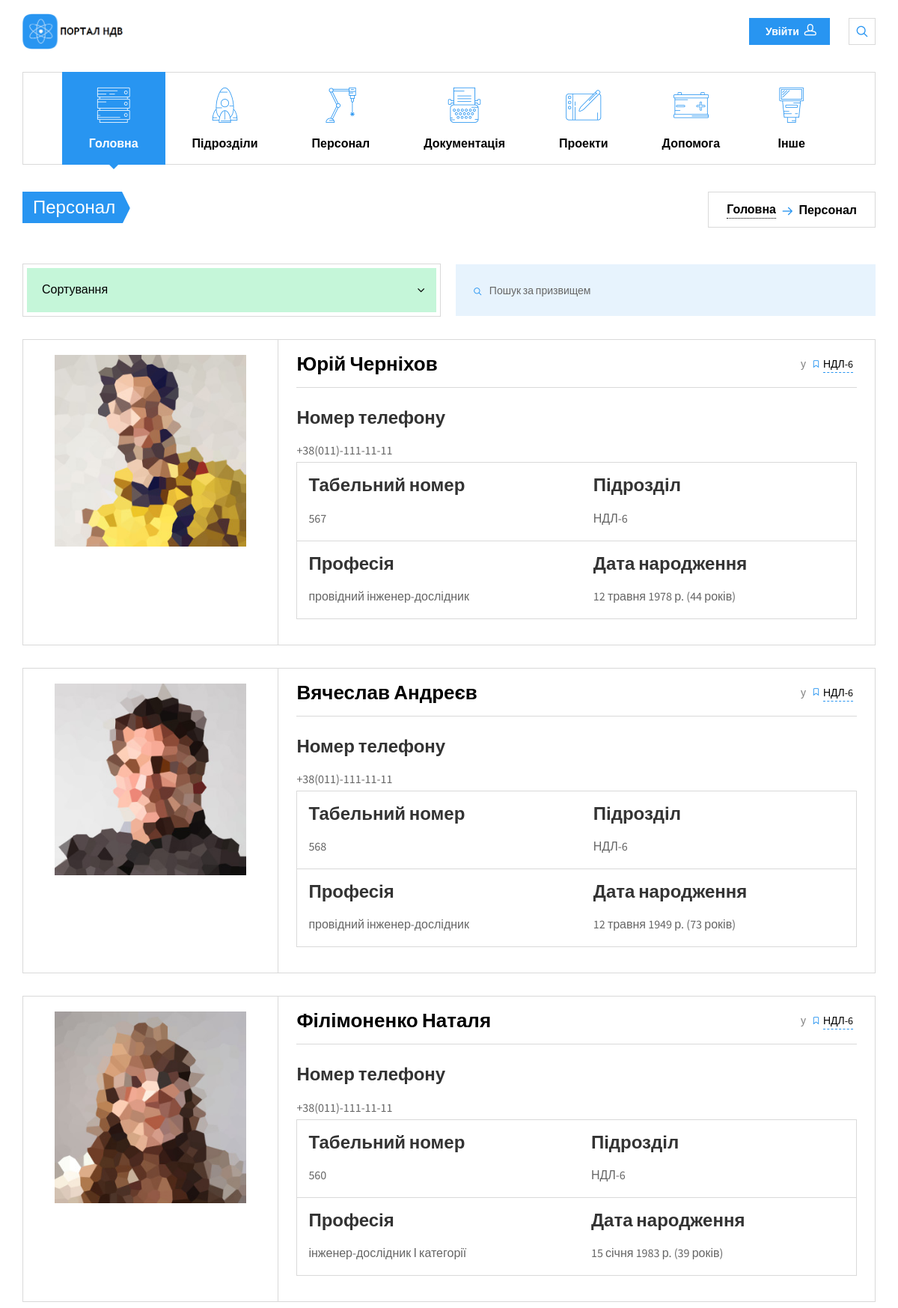
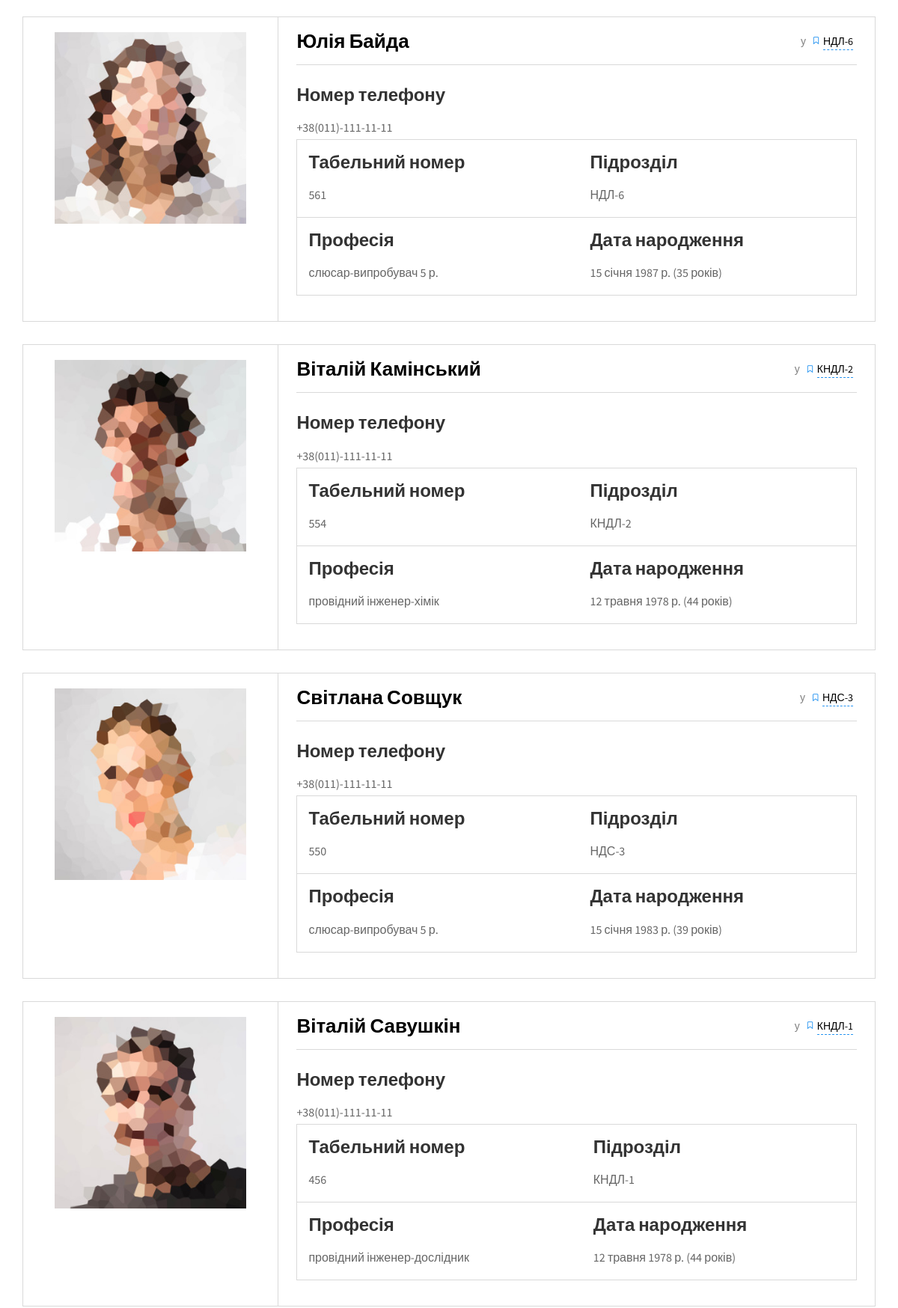
Page /staff/ (upper part) on the committed database (2 pictures, top to bottom).
### nio_app/models.py (models this page shows, shortened)
class Main(models.Model):
    name = models.CharField(max_length=200, help_text='не більше ніж 200 символів',
                            verbose_name='Назва підрозділу')
    abr = models.CharField(max_length=10, help_text='не більше ніж 10 символів',
                           verbose_name='Абрівіатура підрозділу')
    slug = models.SlugField(max_length=200, unique=True, verbose_name='URL', db_index=True)
    divisions = models.ManyToManyField('Divisions', verbose_name='Підрозділи')
    description = models.TextField(max_length=5000, help_text='Введіть короткий опис підрозділу',
                                   verbose_name='Опис підрозділу')
    num_staff = models.IntegerField(verbose_name='Кількість персоналу', null=True, blank=True)
    num_projects = models.IntegerField(verbose_name='Кількість проектів', null=True, blank=True)
    num_docs = models.IntegerField(verbose_name='Загальна кількість документації', null=True, blank=True)
    boss = models.CharField(max_length=200, help_text='не більше ніж 200 символів',
                            verbose_name='ПІБ керівника')
    photo = models.ImageField(upload_to="workers_foto/", verbose_name="Фото")
    objects = models.Manager()
    def staff(self):
        num = 0
        for d in self.divisions.all():
            if d.num_staff:
                num += d.num_staff
                self.num_staff = num
            else:
                self.num_staff = 0
        return self.num_staff
    staff.short_description = 'Загальна кількість персоналу'
    class Meta:
        verbose_name = 'Загальна інфо'
        verbose_name_plural = 'Загальна інфо'

class Staff(models.Model):
    fio = models.CharField(max_length=100, help_text='не більше ніж 100 символів',
                           verbose_name='ПІБ')
    slug = models.SlugField(max_length=100, unique=True, verbose_name='URL', db_index=True)
    div = models.ForeignKey(Divisions, on_delete=models.SET_NULL, verbose_name='Підрозділ', null=True)
    tabel = models.CharField(max_length=5, help_text='не більше ніж 5 символів', verbose_name='Табельный номер',
                             unique=True)
    prof = models.CharField(max_length=100, help_text='не більше ніж 100 символів',
                            verbose_name='Посада')
    oklad = models.IntegerField(verbose_name='Оклад')
    birthday = models.DateField(verbose_name="Дата народження", blank=True)
    phone = models.CharField(max_length=18, help_text='формат +38(ХХХ)-ХХХ-ХХ-ХХ',
                             verbose_name='Номер телефону')
    adress = models.CharField(max_length=100, help_text='формат пр/вул/провулок ХХХХХ д.ХХ кв.ХХ',
                              verbose_name='Домашня адреса')
    photo = models.ImageField(upload_to="workers_foto/", verbose_name="Фото")
    objects = models.Manager()
    class Meta:
        verbose_name = 'Персонал'
        verbose_name_plural = 'Персонал'

class Divisions(models.Model):
    name = models.CharField(max_length=200, help_text='не більше ніж 200 символів',
                            verbose_name='Назва підрозділу')
    abr = models.CharField(max_length=10, help_text='не більше ніж 10 символів',
                           verbose_name='Абрівіатура підрозділу')
    slug = models.SlugField(max_length=200, unique=True, verbose_name='URL', db_index=True)
    description = models.TextField(max_length=5000, help_text='Введіть короткий опис підрозділу',
                                   verbose_name='Опис підрозділу')
    num_staff = models.IntegerField(verbose_name='Кількість персоналу', null=True, blank=True, default=0)
    num_projects = models.IntegerField(verbose_name='Кількість проектів', null=True)
    num_docs = models.IntegerField(verbose_name='Загальна кількість документації', null=True)
    locs = models.ManyToManyField('Location', verbose_name='Розміщення')
    coops = models.ManyToManyField('Cooperation', verbose_name='Підрозділи взаємодії')
    theses = models.ManyToManyField('Theses', verbose_name='Тези')
    boss = models.CharField(max_length=200, help_text='не більше ніж 200 символів',
                            verbose_name='ПІБ керівника', null=True, blank=True)
    photo_boss = models.ImageField(upload_to="boss_foto/", verbose_name="Фото")
    photo_1 = models.ImageField(upload_to="theses/", verbose_name="Фото підрозділу", null=True)
    photo_2 = models.ImageField(upload_to="theses/", verbose_name="Фото підрозділу", blank=True, null=True)
    photo_3 = models.ImageField(upload_to="theses/", verbose_name="Фото підрозділу", blank=True, null=True)
    photo_4 = models.ImageField(upload_to="theses/", verbose_name="Фото підрозділу", blank=True, null=True)
    photo_5 = models.ImageField(upload_to="theses/", verbose_name="Фото підрозділу", blank=True, null=True)
    objects = models.Manager()
    __original_name = None
    def __init__(self, *args, **kwargs):
        super().__init__(*args, **kwargs)
        self.__original_name = self.name
    class Meta:
        verbose_name = 'Підрозділи'
        verbose_name_plural = 'Підрозділи'
        ordering = ['name']
    def __str__(self):
        return self.abr

### nio_app/views.py (the view, shortened to what this page needs)
# urls.py: path('staff/', StaffList.as_view(), name='staff'),
class StaffList(ListView):
    model = Staff
    template_name = 'nio_app/staff.html'
    def get_context_data(self, *, object_list=None, **kwargs):
        context = super().get_context_data(object_list=None, **kwargs)
        context.update(CONTEXT)
        context['staff_all'] = Staff.objects.all().count()
        return context

### nio_app/templates/nio_app/staff.html (shortened to what this page needs)
{% extends 'nio_app/base_portal.html' %}
{% load static %}
{% block content %}
<section class="page-title">
  <div class="container">
    <div class="inner">
      <div class="column">
        <div class="title">
          <h1>Персонал</h1>
        </div>
      </div>
      <div class="column">
        <div class="breadcrumbs">
          <a href="{% url 'nio_app:index_portal' %}">Головна</a>
          <span class="delimiter"><i class="icon-arrow-right"></i></span>
          <span>Персонал</span>
        </div>
      </div>
    </div>
  </div>
</section>
<section class="container">
  <div class="shop-filters-wrap">
    <div class="shop-filters">
      <div class="inner">
        <div class="shop-filter">
          <div class="shop-filter-dropdown">
            <span>Сортування</span>
          </div>
        </div>
      </div>
    </div>
    <div class="shop-search">
      <div class="widget widget_search">
        <form method="post" class="search-box">
          <input type="text" class="form-control" placeholder="Пошук за призвищем">
          <button type="submit"><i class="icon-search"></i></button>
        </form>
      </div>
    </div>
  </div>
  {% for s in staff %}
  <div class="shop-tile">
    <a href="#" class="thumbnail">
      <img src="{{s.photo.url}}" alt="Photo">
    </a>
    <div class="description">
      <div class="shop-meta">
        <div class="column">
          <span class="price">{{s.fio}}</span>
        </div>
        <div class="column">
          <span class="hidden-xs">у</span>
          <span id="div">
            <i class="icon-ribbon hidden-xs"></i>
            <a href="{% url 'nio_app:division' s.div.slug %}">{{s.div.abr}}</a>
          </span>
        </div>
      </div>
      <table>
        <tr>
          <td>
            <h6 class="shop-title">Табельний номер</h6>
            <p style="margin:0 0 4px">{{s.tabel}}</p>
          </td>
          <td>
            <h6 class="shop-title">Підрозділ</h6>
            <p style="margin:0 0 4px">{{s.div.abr}}</p>
          </td>
        </tr>
         <tr>
          <td>
            <h6 class="shop-title">Професія</h6>
           <p style="margin:0 0 4px">{{s.prof}}</p>
          </td>
          <td>
            <h6 class="shop-title">Дата народження</h6>
            <p style="margin:0 0 4px">{{s.birthday}} <span class="text-gray">({{s.birthday|timesince|slice:":2"}} років)</span></p>
          </td>
        </tr>
        <tr>
        <h4 class="shop-title">Номер телефону</h4>
        <p style="margin:0 0 4px">{{s.phone}}</p>
        </tr>
      </table>
    </div>
  </div>
  {% endfor %}
</section>
{% endblock content %}

### nio_app/templates/nio_app/include/header.html (shortened to what this page needs)
{% load static %}
<header class="navbar navbar-sticky">
  <div class="topbar">
    <div class="container">
      <a href="{% url 'nio_app:index_portal' %}" class="site-logo">
        <img src="{% static 'nio_app/img/logo.png' %}" alt="Портал НДВ">
      </a>
      <div class="toolbar">
        <a href="#" class="btn btn-sm btn-default btn-icon-right waves-effect waves-light" data-toggle="modal" data-target="#loginModal">Увійти<i class="icon-head"></i></a>
        <div class="search-btn">
          <i class="icon-search"></i>
        </div>
      </div>
    </div>
  </div>
  {% for m in main %}
  <div class="container">
    <nav class="main-navigation">
      <ul class="menu">
        <li class="current-menu-item menu-item-has-children">
          <a href="#"><i class="flaticon-technology46"></i>Головна</a>
        </li>
        <li class="menu-item-has-children">
          <a href="#"><i class="flaticon-space-ship2"></i>Підрозділи</a>
        </li>
        <li class="menu-item-has-children">
          <a href="#"><i class="flaticon-technological"></i>Персонал</a>
        </li>
        <li class="menu-item-has-children">
          <a href="#"><i class="flaticon-writing50"></i>Документація</a>
        </li>
        <li class="menu-item-has-children">
          <a href="#"><i class="flaticon-drawing33"></i>Проекти</a>
        </li>
        <li class="menu-item-has-children">
          <a href="#"><i class="flaticon-positive"></i>Допомога</a>
        </li>
        <li class="menu-item-has-children">
          <a href="#"><i class="flaticon-light129"></i>Інше</a>
        </li>
      </ul>
    </nav>
  </div>
  {% endfor %}
</header>

### rows in the picture
Staff: photo (picture), fio "Юрій Черніхов", div.abr "НДЛ-6", tabel "567", prof "провідний інженер-дослідник", birthday "12 травня 1978 р.", birthday "44", phone "+38(011)-111-11-11"
Staff: photo (picture), fio "Вячеслав Андреєв", div.abr "НДЛ-6", tabel "568", prof "провідний інженер-дослідник", birthday "12 травня 1949 р.", birthday "73", phone "+38(011)-111-11-11"
Staff: photo (picture), fio "Філімоненко Наталя", div.abr "НДЛ-6", tabel "560", prof "інженер-дослідник І категорії", birthday "15 січня 1983 р.", birthday "39", phone "+38(011)-111-11-11"
Staff: photo (picture), fio "Юлія Байда", div.abr "НДЛ-6", tabel "561", prof "слюсар-випробувач 5 р.", birthday "15 січня 1987 р.", birthday "35", phone "+38(011)-111-11-11"
Staff: photo (picture), fio "Віталій Камінський", div.abr "КНДЛ-2", tabel "554", prof "провідний інженер-хімік", birthday "12 травня 1978 р.", birthday "44", phone "+38(011)-111-11-11"
Staff: photo (picture), fio "Світлана Совщук", div.abr "НДС-3", tabel "550", prof "слюсар-випробувач 5 р.", birthday "15 січня 1983 р.", birthday "39", phone "+38(011)-111-11-11"
Staff: photo (picture), fio "Віталій Савушкін", div.abr "КНДЛ-1", tabel "456", prof "провідний інженер-дослідник", birthday "12 травня 1978 р.", birthday "44", phone "+38(011)-111-11-11"
